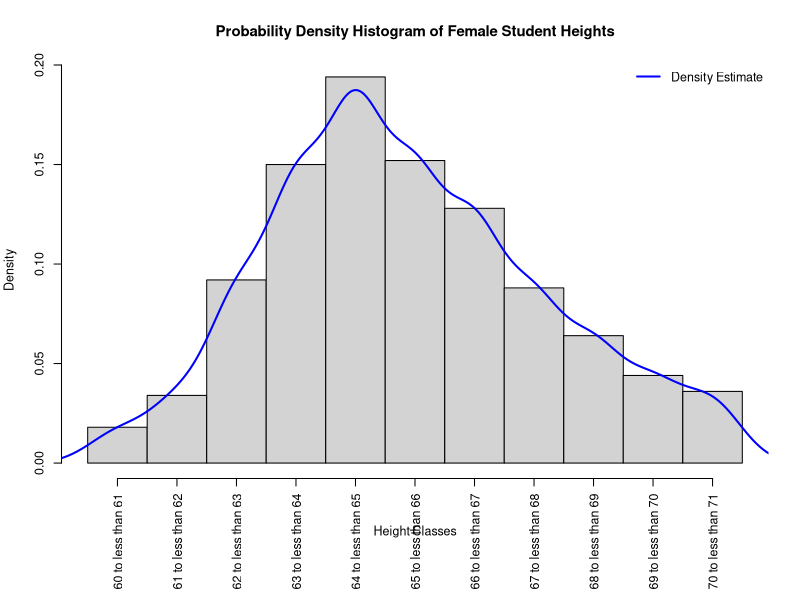
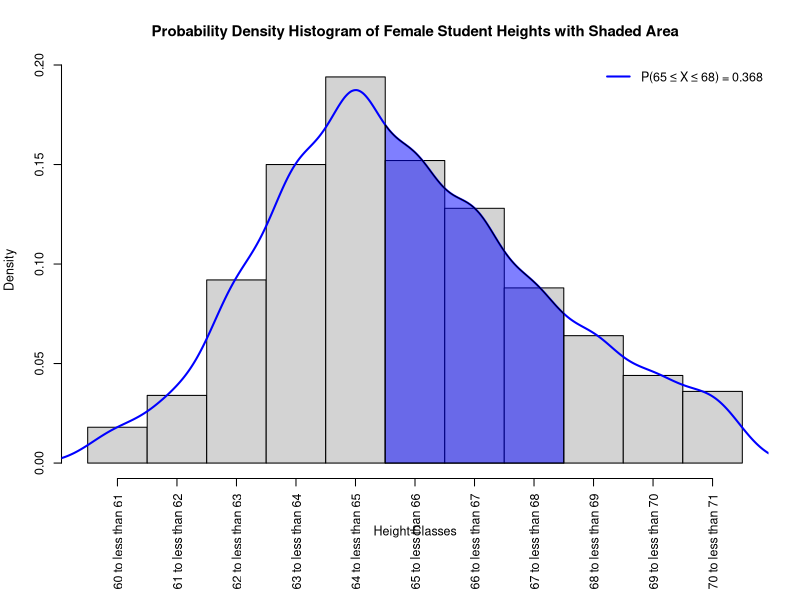

R code for these plots, in order:
## Suppose 5000 female students are enrolled at a university, and X is the
## continuous random variable that represents the height in inches of a randomly
## selected female student. Note that these are exact probabilities because we
## are considering the population of all female students enrolled at the
## university.

# Height Classes

C <- c("60 to less than 61", "61 to less than 62", "62 to less than 63", 
       "63 to less than 64", "64 to less than 65", "65 to less than 66", 
       "66 to less than 67", "67 to less than 68", "68 to less than 69", 
       "69 to less than 70", "70 to less than 71")

# Frequencies
f <- c(90, 170, 460, 750, 970, 
       760, 640, 440, 320, 220, 180)

# Relative Frequencies
rf <- c(0.018, 0.034, 0.092, 0.150, 0.194, 
        0.152, 0.128, 0.088, 0.064, 0.044, 0.036)

## Create a probability density histogram for these data and then superimpose a
## density estimate on the histogram. Use only the base R functions.

# Create a data frame
height_data <- data.frame(Class = C, Frequency = f, Relative_Frequency = rf)
height_data
# Create the histogram, make plot less taller than normal
par(cex=.75, mar=c(8,4,4,2)+0.1)
hist(rep(1:11, times = f),
     breaks = seq(0.5, 11.5, by = 1),
     freq = FALSE,
     xlab = "Height Classes",
     ylab = "Density",
     main = "Probability Density Histogram of Female Student Heights",
     xaxt = "n")
axis(1, at = 1:11, labels = C, las = 2)
# Superimpose a density estimate
lines(density(rep(1:11, times = f),bw=0.5), col = "blue", lwd = 2)
# Add a legend
legend("topright", legend = "Density Estimate", col = "blue", lwd = 2,bty="n")

## For this data and using the density estimate, compute the probability that
#the height of a randomly selected female student from this university, X, lies
#in the interval 65 to 68 inches (i.e., P(65 ≤ X ≤ 68)). There are 11 classes,
#and the classes corresponding to 65 to 68 inches are 6 to 8. Here we could
#approximate the area by taking the sum of the relative frequencies for classes
#6, 7, and 8, which represents the areas of the bars in the histogram for these
#classes.
prob_65_68 <- sum(rf[6:8])
prob_65_68
# Output: 0.368=0.152+0.128+0.088
## Plot the density estimate then shade the area corresponding to this probability.
# Create the histogram again
par(cex=.75, mar=c(8,4,4,2)+0.1)
hist(rep(1:11, times = f),
     breaks = seq(0.5, 11.5, by = 1),
     freq = FALSE,
     xlab = "Height Classes",
     ylab = "Density",
     main = "Probability Density Histogram of Female Student Heights with Shaded Area",
     xaxt = "n")
axis(1, at = 1:11, labels = C, las = 2)
# Superimpose the density estimate
density_est <- density(rep(1:11, times = f),bw=0.5)
lines(density_est, col = "blue", lwd = 2)
# Shade the area corresponding to P(65 ≤ X ≤ 68)
x_shade <- seq(5.5, 8.5, length.out = 100)
y_shade <- approx(density_est$x, density_est$y, xout = x_shade)$y
polygon(c(x_shade, rev(x_shade)), c(y_shade, rep(0, length(y_shade))), col = rgb(0, 0, 1, 0.5))
# Add a legend and add the probability value
legend("topright", legend = paste("P(65 ≤ X ≤ 68) =", round(prob_65_68, 3)), col = "blue", lwd = 2,bty="n")
